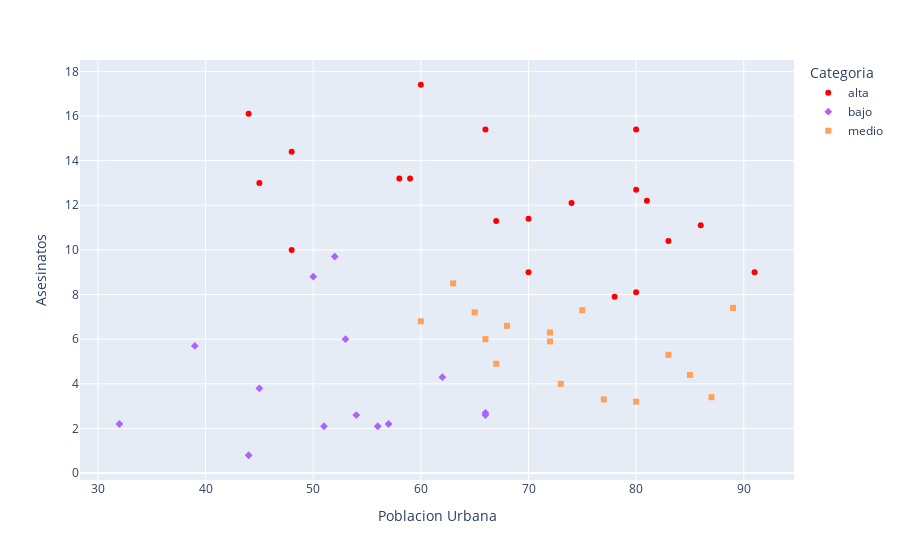

The notebook cell this image was saved under:
### Markdown cell above
Graficamos los Cluster de Asecinatos del df, dando colores a los niveles de alto=rojo, medio=amarillo, bajo=verde, segun como agruparon.

### Code cell
# Aplicar KMeans con n_clusters=3

#color_discrete_map1 = {0: 'red', 1: 'blue', 2: 'green'}

fig = px.scatter(df,x=df["Poblacion Urbana"] ,y=df["Asesinatos"], color="Categoria",symbol="Categoria",
                  hover_data=['Cluster'],color_discrete_map={'alta': 'red', 'media': 'yellow', 'baja': 'green'})
fig.show()

### Figure 1 — Plotly figure (JSON) as saved in the notebook; plotly's stock layout.template omitted (floating-point values rounded to 4 significant figures)
{"data": [{"customdata": [[0], [0], [0], [0], [0], [0], [0], [0], [0], [0], [0], [0], [0], [0], [0], [0], [0], [0], [0], [0]], "hovertemplate": "Categoria=alta<br>Poblacion Urbana=%{x}<br>Asesinatos=%{y}<br>Cluster=%{customdata[0]}<extra></extra>", "legendgroup": "alta", "marker": {"color": "red", "symbol": "circle"}, "mode": "markers", "name": "alta", "orientation": "v", "showlegend": true, "type": "scatter", "x": [58, 48, 80, 91, 78, 80, 60, 83, 66, 67, 74, 44, 70, 81, 70, 86, 45, 48, 59, 80], "xaxis": "x", "y": [13.2, 10, 8.1, 9, 7.9, 15.4, 17.4, 10.4, 15.4, 11.3, 12.1, 16.1, 9, 12.2, 11.4, 11.1, 13, 14.4, 13.2, 12.7], "yaxis": "y"}, {"customdata": [[2], [2], [2], [2], [2], [2], [2], [2], [2], [2], [2], [2], [2], [2]], "hovertemplate": "Categoria=bajo<br>Poblacion Urbana=%{x}<br>Asesinatos=%{y}<br>Cluster=%{customdata[0]}<extra></extra>", "legendgroup": "bajo", "marker": {"color": "#ab63fa", "symbol": "diamond"}, "mode": "markers", "name": "bajo", "orientation": "v", "showlegend": true, "type": "scatter", "x": [50, 54, 57, 52, 51, 66, 53, 62, 56, 44, 45, 32, 39, 66], "xaxis": "x", "y": [8.8, 2.6, 2.2, 9.7, 2.1, 2.7, 6, 4.3, 2.1, 0.8, 3.8, 2.2, 5.7, 2.6], "yaxis": "y"}, {"customdata": [[1], [1], [1], [1], [1], [1], [1], [1], [1], [1], [1], [1], [1], [1], [1], [1]], "hovertemplate": "Categoria=medio<br>Poblacion Urbana=%{x}<br>Asesinatos=%{y}<br>Cluster=%{customdata[0]}<extra></extra>", "legendgroup": "medio", "marker": {"color": "#FFA15A", "symbol": "square"}, "mode": "markers", "name": "medio", "orientation": "v", "showlegend": true, "type": "scatter", "x": [77, 72, 83, 65, 66, 85, 89, 75, 68, 67, 72, 87, 80, 63, 73, 60], "xaxis": "x", "y": [3.3, 5.9, 5.3, 7.2, 6, 4.4, 7.4, 7.3, 6.6, 4.9, 6.3, 3.4, 3.2, 8.5, 4, 6.8], "yaxis": "y"}], "layout": {"legend": {"title": {"text": "Categoria"}, "tracegroupgap": 0}, "margin": {"t": 60}, "xaxis": {"anchor": "y", "domain": [0, 1], "title": {"text": "Poblacion Urbana"}}, "yaxis": {"anchor": "x", "domain": [0, 1], "title": {"text": "Asesinatos"}}}}
